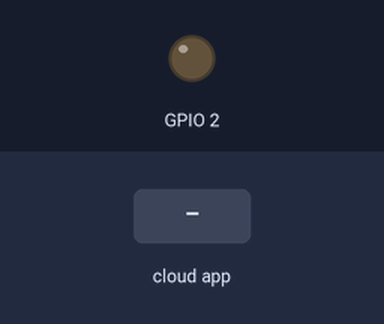
The sketch below on a simulated ESP8266 (NodeMCU). Shown: output pins drawn as LEDs (lit = HIGH). The inputs (shaded band) are chosen by the test bench. WiFi joins after 1.5 s; servers stay silent unless stated; what the sketch prints to the serial monitor is not drawn.

Above: at 2.8 s.
2.9 s: the phone or cloud app sets marble.run to 64
At 3.2 s:
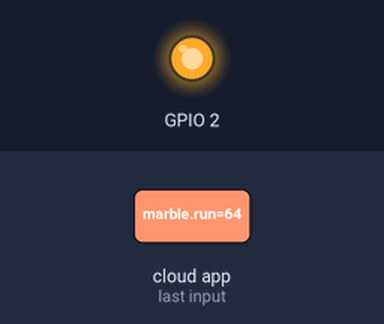
4.4 s: the phone or cloud app sets marble.run to 0
At 5.6 s:
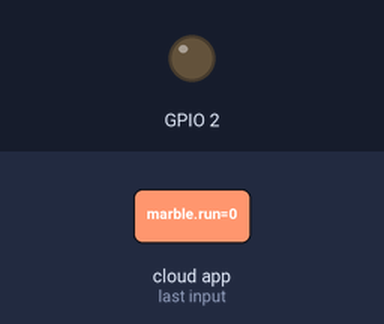
5.9 s: the phone or cloud app sets marble.run to 128
At 6.7 s:
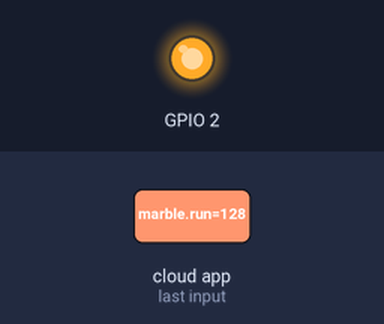
Timing chart, 0 to 8.9 s (numbered marks = the images above; inputs shaded):
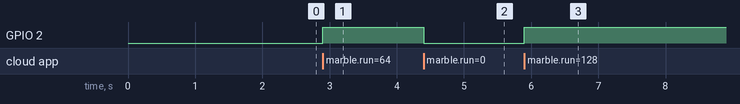

Measured:
- after the input at 2.9 s, GPIO 2: LOW → HIGH at once
- after the input at 4.4 s, GPIO 2: HIGH → LOW at once
- after the input at 5.9 s, GPIO 2: LOW → HIGH at once

The sketch:

MarbleRun.ino
```cpp
/*
 * MarbleRun server using Espalexa.  (See https://github.com/Aircoookie/Espalexa)
 */
#include <Espalexa.h>
 #ifdef ARDUINO_ARCH_ESP32
#include <WiFi.h>
#include <dependencies/webserver/WebServer.h> //https://github.com/bbx10/WebServer_tng
#else
#include <ESP8266WiFi.h>
#include <ESP8266HTTPClient.h>
#include <ESP8266WebServer.h>
#include <ESP8266mDNS.h>
#endif

// prototypes
boolean connectWifi();

//callback functions
void marbleRunSetting(uint8_t brightness);

// Change this!!
const char* ssid = "YOURSSID";
const char* password = "YOURPASSWORD";

boolean wifiConnected = false;

Espalexa espalexa;
#ifdef ARDUINO_ARCH_ESP32
WebServer server(80);
#else
ESP8266WebServer server(80);
#endif
HTTPClient http;
char temp[3000];

void handleRoot() {
  snprintf ( temp, 3000,
"<!DOCTYPE html>\
<html lang=\"en\">\
  <head>\
    <meta charset=\"utf-8\">\
    <meta http-equiv=\"X-UA-Compatible\" content=\"IE=edge\">\
    <meta name=\"viewport\" content=\"width=device-width, initial-scale=1\">\
    <!-- The above 3 meta tags *must* come first in the head; any other head content must come *after* these tags -->\
    <title>Marble Run</title>\
    <link href=\"https://maxcdn.bootstrapcdn.com/bootstrap/3.3.6/css/bootstrap.min.css\" rel=\"stylesheet\">\
    <link href=\"https://cdnjs.cloudflare.com/ajax/libs/bootstrap-slider/10.0.2/css/bootstrap-slider.min.css\" rel=\"stylesheet\">\
    <!-- HTML5 shim and Respond.js for IE8 support of HTML5 elements and media queries -->\
    <!-- WARNING: Respond.js doesn't work if you view the page via file:// -->\
    <!--[if lt IE 9]>\
      <script src=\"https://oss.maxcdn.com/html5shiv/3.7.2/html5shiv.min.js\"></script>\
      <script src=\"https://oss.maxcdn.com/respond/1.4.2/respond.min.js\"></script>\
    <![endif]-->\
    <style>\
    #speedSel .slider-selection {  background: #FF8282; }\
    #speedSel .slider-handle {  background: red; }\
    #speed { width: 300px; }\
    </style>\
  </head>\
  <body>\
    <div class=\"container\">\
      <div class=\"row\">\
        <div class=\"col-md-12\">\
          <h1>Welcome to the Motorized Marble Run!</h1>\
        </div>\
      </div>\
      <div class=\"row\">\
        <div class=\"col-md-12\">\
          <button id=\"on_button\" class=\"btn btn-success\">On</button>\
          <button id=\"off_button\" class=\"btn btn-danger\">Off</button><br/>\
          <p><b>Speed</b><input type=\"text\" class=\"span2\" value=\"\" data-slider-min=\"100\" data-slider-max=\"255\" data-slider-step=\"1\" data-slider-value=\"150\" data-slider-id=\"speedSel\" id=\"speed\" data-slider-tooltip=\"hide\" data-slider-handle=\"triangle\" /></p>\
        </div>\
      </div>\
    </div>\
    <script src=\"https://ajax.googleapis.com/ajax/libs/jquery/1.11.3/jquery.min.js\"></script>\
    <script src=\"https://maxcdn.bootstrapcdn.com/bootstrap/3.3.6/js/bootstrap.min.js\"></script>\
    <script src=\"https://cdnjs.cloudflare.com/ajax/libs/bootstrap-slider/10.0.2/bootstrap-slider.min.js\"></script>\
    <script>\
      $('#on_button').click(function(){\
        $('#status_button').removeClass('btn-info').addClass('btn-warning');\
        $.get('/on?speed=150', function(data){\
        });\
      });\
      $('#off_button').click(function(){\
        $('#status_button').removeClass('btn-info').addClass('btn-warning');\
        $.get('/on?speed=0', function(data){\
        });\
      });\
      var setSpeed = function() { $.get('/on?speed='+r.getValue(), function(data){ })};\
      var r = $('#speed').slider().on('slide',setSpeed).data('slider');\
    </script>\
  </body>\
</html>"
  );
  server.send ( 200, "text/html", temp );
  // MIME-type = text/html
  // Status Code = 200 "OK"
  // Body is temp
}

void setup()
{
  pinMode(2,OUTPUT);
  analogWrite(2,0);
  Serial.begin(115200);
  // Initialise wifi connection
  wifiConnected = connectWifi();

  if(wifiConnected){
  /* If you want to get a slack notification of the IP address of your server, add your token below and adjust #ips to whatever channel you want to send to and uncomment this
  http.begin("https://hooks.slack.com/services/YOURTOKEN","C1:0D:53:49:D2:3E:E5:2B:A2:61:D5:9E:6F:99:0D:3D:FD:8B:B2:B3");
  http.addHeader("Content-Type","application/x-www-form-urlencoded");
  String msg="payload=%7B%22channel%22%3A%22#ips%22,%20%22username%22%3A%22MarbleRun%22,%20%22text%22%3A%22MarbleRun%20has%20an%20IP%20of%20"+WiFi.localIP().toString()+"%22%7D";
  Serial.println(msg);
  int httpCode=http.POST(msg);
  http.writeToStream(&Serial);
  http.end();
  */
  if ( MDNS.begin ( "marblerun" ) ) {
    Serial.println ( "\nMDNS responder started" );
  }
    server.on ( "/", handleRoot);

    server.on("/on", HTTP_GET, [](){
      String speed=server.arg("speed");
      analogWrite(2,4*speed.toInt());
      server.send(200, "text/plain", "OK");
    });
    server.onNotFound([](){
      if (!espalexa.handleAlexaApiCall(server.uri(),server.arg(0))) //if you don't know the URI, ask espalexa whether it is an Alexa control request
      {
        //whatever you want to do with 404s
        server.send(404, "text/plain", "Not found");
      }
    });

    // Define your devices here.
    espalexa.addDevice("marble run", marbleRunSetting); //simplest definition, default state off

    espalexa.begin(&server); //give espalexa a pointer to your server object so it can use your server instead of creating its own
    //server.begin(); //omit this since it will be done by espalexa.begin(&server)
  } else
  {
    while (1)
    {
      Serial.println("Cannot connect to WiFi. Please check data and reset the ESP.");
      delay(2500);
    }
  }
}

void loop()
{
   //server.handleClient() //you can omit this line from your code since it will be called in espalexa.loop()
   espalexa.loop();
   delay(1);
}

//our callback functions
void marbleRunSetting(uint8_t brightness) {
    Serial.print("Marble Run changed to ");

    analogWrite(2,4*brightness); //set PWM based on value

    if (brightness == 255) {
      Serial.println("ON");
    }
    else if (brightness == 0) {
      Serial.println("OFF");
    }
    else {
      Serial.print("DIM "); Serial.println(brightness);
    }
}

// connect to wifi – returns true if successful or false if not
boolean connectWifi(){
  boolean state = true;
  int i = 0;

  WiFi.mode(WIFI_STA);
  WiFi.begin(ssid, password);
  Serial.println("");
  Serial.println("Connecting to WiFi");

  // Wait for connection
  Serial.print("Connecting...");
  while (WiFi.status() != WL_CONNECTED) {
    delay(500);
    Serial.print(".");
    if (i > 20){
      state = false; break;
    }
    i++;
  }
  Serial.println("");
  if (state){
    Serial.print("Connected to ");
    Serial.println(ssid);
    Serial.print("IP address: ");
    Serial.println(WiFi.localIP());
  }
  else {
    Serial.println("Connection failed.");
  }
  delay(100);
  return state;
}
```
